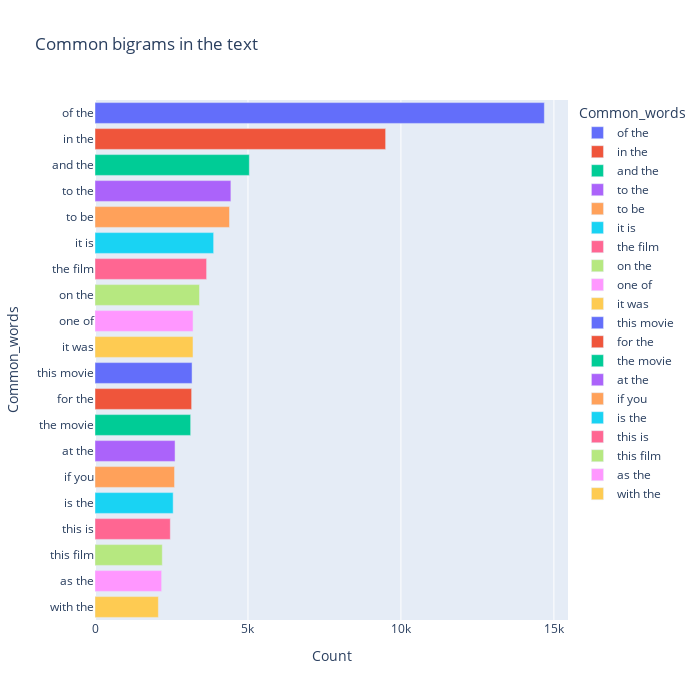

This figure's notebook cell:
### Markdown cell above
### Suppression des mots issus du codage hmtl (>bp< etc ..) et illustration des mots les plus utilisés :

### Code cell
#enlève les mots html
def remove_html(text):
    soup = BeautifulSoup(text, "html.parser") 
    return soup.get_text()

#enleve les mots entre crochets
def remove_between_square_brackets(text):
    return re.sub('\[[^]]*\]', '', text)

#Removing the noisy text
def remove_both(text):
    text = remove_html(text)
    text = remove_between_square_brackets(text)
    return text
#Apply function on review column
df['review']=df['review'].apply(remove_both)
df.head()

#pour illustrer les mots les plus fréquemment utilisés :
def top_words(corpus, n, g):
    vec = CountVectorizer(ngram_range=(g, g)).fit(corpus)
    bag_of_words = vec.transform(corpus)
    sum_words = bag_of_words.sum(axis=0) 
    words_freq = [(word, sum_words[0, idx]) for word, idx in vec.vocabulary_.items()]
    words_freq =sorted(words_freq, key = lambda x: x[1], reverse=True)
    return words_freq[:n]
 
most_common_bi = top_words(df['review'],20,2)
most_common_bi = dict(most_common_bi)
temp = pd.DataFrame(columns = ["Common_words" , 'Count'])
temp["Common_words"] = list(most_common_bi.keys())
temp["Count"] = list(most_common_bi.values())
fig = px.bar(temp, x="Count", y="Common_words", title='Common bigrams in the text', orientation='h', 
             width=700, height=700,color='Common_words')
fig.show()
print(df['review'][0])

### Figure 1 — Plotly figure (JSON) as saved in the notebook; plotly's stock layout.template omitted (floating-point values rounded to 4 significant figures)
{"data": [{"alignmentgroup": "True", "hovertemplate": "Common_words=%{y}<br>Count=%{x}<extra></extra>", "legendgroup": "of the", "marker": {"color": "#636efa", "pattern": {"shape": ""}}, "name": "of the", "offsetgroup": "of the", "orientation": "h", "showlegend": true, "textposition": "auto", "type": "bar", "x": [14688], "xaxis": "x", "y": ["of the"], "yaxis": "y"}, {"alignmentgroup": "True", "hovertemplate": "Common_words=%{y}<br>Count=%{x}<extra></extra>", "legendgroup": "in the", "marker": {"color": "#EF553B", "pattern": {"shape": ""}}, "name": "in the", "offsetgroup": "in the", "orientation": "h", "showlegend": true, "textposition": "auto", "type": "bar", "x": [9500], "xaxis": "x", "y": ["in the"], "yaxis": "y"}, {"alignmentgroup": "True", "hovertemplate": "Common_words=%{y}<br>Count=%{x}<extra></extra>", "legendgroup": "and the", "marker": {"color": "#00cc96", "pattern": {"shape": ""}}, "name": "and the", "offsetgroup": "and the", "orientation": "h", "showlegend": true, "textposition": "auto", "type": "bar", "x": [5045], "xaxis": "x", "y": ["and the"], "yaxis": "y"}, {"alignmentgroup": "True", "hovertemplate": "Common_words=%{y}<br>Count=%{x}<extra></extra>", "legendgroup": "to the", "marker": {"color": "#ab63fa", "pattern": {"shape": ""}}, "name": "to the", "offsetgroup": "to the", "orientation": "h", "showlegend": true, "textposition": "auto", "type": "bar", "x": [4442], "xaxis": "x", "y": ["to the"], "yaxis": "y"}, {"alignmentgroup": "True", "hovertemplate": "Common_words=%{y}<br>Count=%{x}<extra></extra>", "legendgroup": "to be", "marker": {"color": "#FFA15A", "pattern": {"shape": ""}}, "name": "to be", "offsetgroup": "to be", "orientation": "h", "showlegend": true, "textposition": "auto", "type": "bar", "x": [4396], "xaxis": "x", "y": ["to be"], "yaxis": "y"}, {"alignmentgroup": "True", "hovertemplate": "Common_words=%{y}<br>Count=%{x}<extra></extra>", "legendgroup": "it is", "marker": {"color": "#19d3f3", "pattern": {"shape": ""}}, "name": "it is", "offsetgroup": "it is", "orientation": "h", "showlegend": true, "textposition": "auto", "type": "bar", "x": [3878], "xaxis": "x", "y": ["it is"], "yaxis": "y"}, {"alignmentgroup": "True", "hovertemplate": "Common_words=%{y}<br>Count=%{x}<extra></extra>", "legendgroup": "the film", "marker": {"color": "#FF6692", "pattern": {"shape": ""}}, "name": "the film", "offsetgroup": "the film", "orientation": "h", "showlegend": true, "textposition": "auto", "type": "bar", "x": [3648], "xaxis": "x", "y": ["the film"], "yaxis": "y"}, {"alignmentgroup": "True", "hovertemplate": "Common_words=%{y}<br>Count=%{x}<extra></extra>", "legendgroup": "on the", "marker": {"color": "#B6E880", "pattern": {"shape": ""}}, "name": "on the", "offsetgroup": "on the", "orientation": "h", "showlegend": true, "textposition": "auto", "type": "bar", "x": [3416], "xaxis": "x", "y": ["on the"], "yaxis": "y"}, {"alignmentgroup": "True", "hovertemplate": "Common_words=%{y}<br>Count=%{x}<extra></extra>", "legendgroup": "one of", "marker": {"color": "#FF97FF", "pattern": {"shape": ""}}, "name": "one of", "offsetgroup": "one of", "orientation": "h", "showlegend": true, "textposition": "auto", "type": "bar", "x": [3205], "xaxis": "x", "y": ["one of"], "yaxis": "y"}, {"alignmentgroup": "True", "hovertemplate": "Common_words=%{y}<br>Count=%{x}<extra></extra>", "legendgroup": "it was", "marker": {"color": "#FECB52", "pattern": {"shape": ""}}, "name": "it was", "offsetgroup": "it was", "orientation": "h", "showlegend": true, "textposition": "auto", "type": "bar", "x": [3203], "xaxis": "x", "y": ["it was"], "yaxis": "y"}, {"alignmentgroup": "True", "hovertemplate": "Common_words=%{y}<br>Count=%{x}<extra></extra>", "legendgroup": "this movie", "marker": {"color": "#636efa", "pattern": {"shape": ""}}, "name": "this movie", "offsetgroup": "this movie", "orientation": "h", "showlegend": true, "textposition": "auto", "type": "bar", "x": [3173], "xaxis": "x", "y": ["this movie"], "yaxis": "y"}, {"alignmentgroup": "True", "hovertemplate": "Common_words=%{y}<br>Count=%{x}<extra></extra>", "legendgroup": "for the", "marker": {"color": "#EF553B", "pattern": {"shape": ""}}, "name": "for the", "offsetgroup": "for the", "orientation": "h", "showlegend": true, "textposition": "auto", "type": "bar", "x": [3159], "xaxis": "x", "y": ["for the"], "yaxis": "y"}, {"alignmentgroup": "True", "hovertemplate": "Common_words=%{y}<br>Count=%{x}<extra></extra>", "legendgroup": "the movie", "marker": {"color": "#00cc96", "pattern": {"shape": ""}}, "name": "the movie", "offsetgroup": "the movie", "orientation": "h", "showlegend": true, "textposition": "auto", "type": "bar", "x": [3127], "xaxis": "x", "y": ["the movie"], "yaxis": "y"}, {"alignmentgroup": "True", "hovertemplate": "Common_words=%{y}<br>Count=%{x}<extra></extra>", "legendgroup": "at the", "marker": {"color": "#ab63fa", "pattern": {"shape": ""}}, "name": "at the", "offsetgroup": "at the", "orientation": "h", "showlegend": true, "textposition": "auto", "type": "bar", "x": [2617], "xaxis": "x", "y": ["at the"], "yaxis": "y"}, {"alignmentgroup": "True", "hovertemplate": "Common_words=%{y}<br>Count=%{x}<extra></extra>", "legendgroup": "if you", "marker": {"color": "#FFA15A", "pattern": {"shape": ""}}, "name": "if you", "offsetgroup": "if you", "orientation": "h", "showlegend": true, "textposition": "auto", "type": "bar", "x": [2600], "xaxis": "x", "y": ["if you"], "yaxis": "y"}, {"alignmentgroup": "True", "hovertemplate": "Common_words=%{y}<br>Count=%{x}<extra></extra>", "legendgroup": "is the", "marker": {"color": "#19d3f3", "pattern": {"shape": ""}}, "name": "is the", "offsetgroup": "is the", "orientation": "h", "showlegend": true, "textposition": "auto", "type": "bar", "x": [2555], "xaxis": "x", "y": ["is the"], "yaxis": "y"}, {"alignmentgroup": "True", "hovertemplate": "Common_words=%{y}<br>Count=%{x}<extra></extra>", "legendgroup": "this is", "marker": {"color": "#FF6692", "pattern": {"shape": ""}}, "name": "this is", "offsetgroup": "this is", "orientation": "h", "showlegend": true, "textposition": "auto", "type": "bar", "x": [2462], "xaxis": "x", "y": ["this is"], "yaxis": "y"}, {"alignmentgroup": "True", "hovertemplate": "Common_words=%{y}<br>Count=%{x}<extra></extra>", "legendgroup": "this film", "marker": {"color": "#B6E880", "pattern": {"shape": ""}}, "name": "this film", "offsetgroup": "this film", "orientation": "h", "showlegend": true, "textposition": "auto", "type": "bar", "x": [2199], "xaxis": "x", "y": ["this film"], "yaxis": "y"}, {"alignmentgroup": "True", "hovertemplate": "Common_words=%{y}<br>Count=%{x}<extra></extra>", "legendgroup": "as the", "marker": {"color": "#FF97FF", "pattern": {"shape": ""}}, "name": "as the", "offsetgroup": "as the", "orientation": "h", "showlegend": true, "textposition": "auto", "type": "bar", "x": [2178], "xaxis": "x", "y": ["as the"], "yaxis": "y"}, {"alignmentgroup": "True", "hovertemplate": "Common_words=%{y}<br>Count=%{x}<extra></extra>", "legendgroup": "with the", "marker": {"color": "#FECB52", "pattern": {"shape": ""}}, "name": "with the", "offsetgroup": "with the", "orientation": "h", "showlegend": true, "textposition": "auto", "type": "bar", "x": [2072], "xaxis": "x", "y": ["with the"], "yaxis": "y"}], "layout": {"barmode": "relative", "height": 700, "legend": {"title": {"text": "Common_words"}, "tracegroupgap": 0}, "title": {"text": "Common bigrams in the text"}, "width": 700, "xaxis": {"anchor": "y", "domain": [0, 1], "title": {"text": "Count"}}, "yaxis": {"anchor": "x", "categoryarray": ["with the", "as the", "this film", "this is", "is the", "if you", "at the", "the movie", "for the", "this movie", "it was", "one of", "on the", "the film", "it is", "to be", "to the", "and the", "in the", "of the"], "categoryorder": "array", "domain": [0, 1], "title": {"text": "Common_words"}}}}
